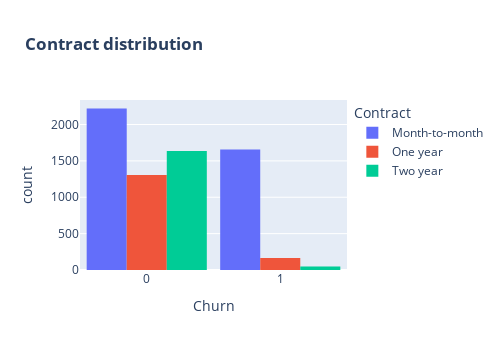

The cell this chart's notebook holds for it:
### Markdown cell above
**2. Contract**

Users choosing shorter contract(e.g. month-by-month) are easier to churn compared with longer contract customers.

### Code cell
fig = px.histogram(df2, x="Churn", color="Contract", barmode="group", title="<b>Contract distribution</b>")
fig.update_layout(width=500, height=350, bargap=0.1)
fig.show();

### Figure 1 — Plotly figure (JSON) as saved in the notebook; plotly's stock layout.template omitted (floating-point values rounded to 4 significant figures; data arrays with more than 128 entries replaced by an {"elided": "..."} marker saying what was removed)
{"data": [{"alignmentgroup": "True", "bingroup": "x", "hovertemplate": "Contract=Month-to-month<br>Churn=%{x}<br>count=%{y}<extra></extra>", "legendgroup": "Month-to-month", "marker": {"color": "#636efa", "pattern": {"shape": ""}}, "name": "Month-to-month", "offsetgroup": "Month-to-month", "orientation": "v", "showlegend": true, "type": "histogram", "x": {"elided": "3875 int values"}, "xaxis": "x", "yaxis": "y"}, {"alignmentgroup": "True", "bingroup": "x", "hovertemplate": "Contract=One year<br>Churn=%{x}<br>count=%{y}<extra></extra>", "legendgroup": "One year", "marker": {"color": "#EF553B", "pattern": {"shape": ""}}, "name": "One year", "offsetgroup": "One year", "orientation": "v", "showlegend": true, "type": "histogram", "x": {"elided": "1472 int values"}, "xaxis": "x", "yaxis": "y"}, {"alignmentgroup": "True", "bingroup": "x", "hovertemplate": "Contract=Two year<br>Churn=%{x}<br>count=%{y}<extra></extra>", "legendgroup": "Two year", "marker": {"color": "#00cc96", "pattern": {"shape": ""}}, "name": "Two year", "offsetgroup": "Two year", "orientation": "v", "showlegend": true, "type": "histogram", "x": {"elided": "1685 int values"}, "xaxis": "x", "yaxis": "y"}], "layout": {"bargap": 0.1, "barmode": "group", "height": 350, "legend": {"title": {"text": "Contract"}, "tracegroupgap": 0}, "title": {"text": "<b>Contract distribution</b>"}, "width": 500, "xaxis": {"anchor": "y", "domain": [0, 1], "title": {"text": "Churn"}}, "yaxis": {"anchor": "x", "domain": [0, 1], "title": {"text": "count"}}}}
